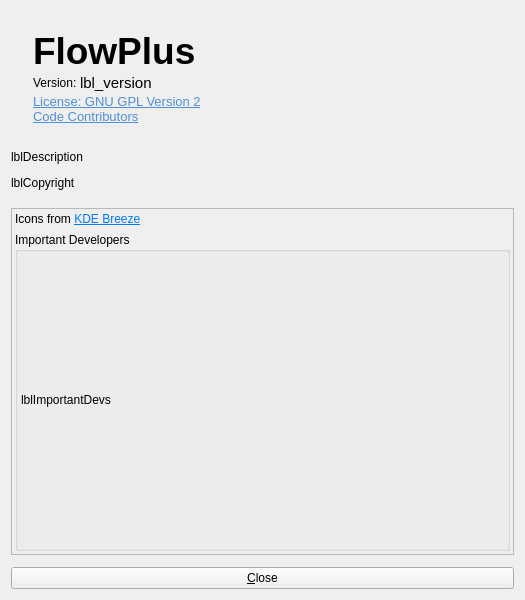
<?xml version="1.0" encoding="UTF-8"?>
<ui version="4.0">
 <class>AboutDialog</class>
 <widget class="QDialog" name="AboutDialog">
  <property name="windowModality">
   <enum>Qt::WindowModality::ApplicationModal</enum>
  </property>
  <property name="geometry">
   <rect>
    <x>0</x>
    <y>0</y>
    <width>525</width>
    <height>600</height>
   </rect>
  </property>
  <property name="sizePolicy">
   <sizepolicy hsizetype="Preferred" vsizetype="Preferred">
    <horstretch>0</horstretch>
    <verstretch>0</verstretch>
   </sizepolicy>
  </property>
  <property name="windowTitle">
   <string>About FlowPlus</string>
  </property>
  <property name="windowIcon">
   <iconset theme="help-about"/>
  </property>
  <property name="modal">
   <bool>true</bool>
  </property>
  <layout class="QVBoxLayout" name="verticalLayout">
   <property name="spacing">
    <number>12</number>
   </property>
   <item>
    <widget class="QWidget" name="frameLogo" native="true">
     <property name="sizePolicy">
      <sizepolicy hsizetype="Preferred" vsizetype="Fixed">
       <horstretch>0</horstretch>
       <verstretch>0</verstretch>
      </sizepolicy>
     </property>
     <layout class="QGridLayout" name="gridLayout">
      <property name="verticalSpacing">
       <number>0</number>
      </property>
      <item row="4" column="1">
       <widget class="QLabel" name="linkGpl">
        <property name="sizePolicy">
         <sizepolicy hsizetype="Preferred" vsizetype="Fixed">
          <horstretch>0</horstretch>
          <verstretch>0</verstretch>
         </sizepolicy>
        </property>
        <property name="text">
         <string>&lt;!DOCTYPE HTML PUBLIC &quot;-//W3C//DTD HTML 4.0//EN&quot; &quot;http://www.w3.org/TR/REC-html40/strict.dtd&quot;&gt;
&lt;html&gt;&lt;head&gt;&lt;meta name=&quot;qrichtext&quot; content=&quot;1&quot; /&gt;&lt;style type=&quot;text/css&quot;&gt;
p, li { white-space: pre-wrap; }
&lt;/style&gt;&lt;/head&gt;&lt;body style=&quot; font-family:'Ubuntu'; font-size:10pt; font-weight:400; font-style:normal;&quot;&gt;
&lt;p style=&quot; margin-top:0px; margin-bottom:0px; margin-left:0px; margin-right:0px; -qt-block-indent:0; text-indent:0px;&quot;&gt;&lt;a href=&quot;https://www.gnu.org/licenses/old-licenses/gpl-2.0.html&quot;&gt;&lt;span style=&quot; text-decoration: underline; color:#508ed8;&quot;&gt;License: GNU GPL Version 2&lt;/a&gt;&lt;/span&gt;&lt;/p&gt;&lt;/body&gt;&lt;/html&gt;</string>
        </property>
        <property name="openExternalLinks">
         <bool>true</bool>
        </property>
       </widget>
      </item>
      <item row="6" column="1">
       <spacer name="verticalSpacer">
        <property name="orientation">
         <enum>Qt::Orientation::Vertical</enum>
        </property>
        <property name="sizeHint" stdset="0">
         <size>
          <width>20</width>
          <height>5</height>
         </size>
        </property>
       </spacer>
      </item>
      <item row="0" column="1">
       <spacer name="verticalSpacer_3">
        <property name="orientation">
         <enum>Qt::Orientation::Vertical</enum>
        </property>
        <property name="sizeHint" stdset="0">
         <size>
          <width>20</width>
          <height>10</height>
         </size>
        </property>
       </spacer>
      </item>
      <item row="1" column="1">
       <widget class="QLabel" name="lblName">
        <property name="sizePolicy">
         <sizepolicy hsizetype="Preferred" vsizetype="Fixed">
          <horstretch>0</horstretch>
          <verstretch>0</verstretch>
         </sizepolicy>
        </property>
        <property name="font">
         <font>
          <pointsize>28</pointsize>
          <bold>true</bold>
         </font>
        </property>
        <property name="text">
         <string notr="true">FlowPlus</string>
        </property>
        <property name="scaledContents">
         <bool>false</bool>
        </property>
        <property name="alignment">
         <set>Qt::AlignmentFlag::AlignBottom|Qt::AlignmentFlag::AlignLeading|Qt::AlignmentFlag::AlignLeft</set>
        </property>
        <property name="indent">
         <number>0</number>
        </property>
        <property name="program_name" stdset="0">
         <bool>false</bool>
        </property>
       </widget>
      </item>
      <item row="0" column="0" rowspan="9">
       <widget class="QLabel" name="lblIcon">
        <property name="sizePolicy">
         <sizepolicy hsizetype="Preferred" vsizetype="Fixed">
          <horstretch>0</horstretch>
          <verstretch>0</verstretch>
         </sizepolicy>
        </property>
        <property name="autoFillBackground">
         <bool>false</bool>
        </property>
       </widget>
      </item>
      <item row="3" column="1">
       <widget class="QWidget" name="widget_2" native="true">
        <property name="sizePolicy">
         <sizepolicy hsizetype="Preferred" vsizetype="Fixed">
          <horstretch>0</horstretch>
          <verstretch>0</verstretch>
         </sizepolicy>
        </property>
        <layout class="QHBoxLayout" name="horizontalLayout">
         <property name="spacing">
          <number>0</number>
         </property>
         <property name="leftMargin">
          <number>0</number>
         </property>
         <property name="topMargin">
          <number>0</number>
         </property>
         <property name="rightMargin">
          <number>0</number>
         </property>
         <property name="bottomMargin">
          <number>0</number>
         </property>
         <item>
          <widget class="QLabel" name="label">
           <property name="sizePolicy">
            <sizepolicy hsizetype="Maximum" vsizetype="Fixed">
             <horstretch>0</horstretch>
             <verstretch>0</verstretch>
            </sizepolicy>
           </property>
           <property name="text">
            <string>Version: </string>
           </property>
           <property name="alignment">
            <set>Qt::AlignmentFlag::AlignLeading|Qt::AlignmentFlag::AlignLeft|Qt::AlignmentFlag::AlignVCenter</set>
           </property>
           <property name="indent">
            <number>0</number>
           </property>
          </widget>
         </item>
         <item>
          <widget class="QLabel" name="lblVersion">
           <property name="sizePolicy">
            <sizepolicy hsizetype="Maximum" vsizetype="Fixed">
             <horstretch>0</horstretch>
             <verstretch>0</verstretch>
            </sizepolicy>
           </property>
           <property name="font">
            <font>
             <pointsize>11</pointsize>
            </font>
           </property>
           <property name="text">
            <string notr="true">lbl_version</string>
           </property>
           <property name="alignment">
            <set>Qt::AlignmentFlag::AlignLeading|Qt::AlignmentFlag::AlignLeft|Qt::AlignmentFlag::AlignVCenter</set>
           </property>
           <property name="smaller_text" stdset="0">
            <bool>true</bool>
           </property>
          </widget>
         </item>
         <item>
          <widget class="QPushButton" name="btnCopyVersion">
           <property name="sizePolicy">
            <sizepolicy hsizetype="Fixed" vsizetype="Fixed">
             <horstretch>0</horstretch>
             <verstretch>0</verstretch>
            </sizepolicy>
           </property>
           <property name="maximumSize">
            <size>
             <width>32</width>
             <height>16777215</height>
            </size>
           </property>
           <property name="toolTip">
            <string>Copy version info</string>
           </property>
           <property name="icon">
            <iconset>
             <normaloff>:/icons/64x64/copy-dark.png</normaloff>:/icons/64x64/copy-dark.png</iconset>
           </property>
           <property name="flat">
            <bool>true</bool>
           </property>
          </widget>
         </item>
         <item>
          <spacer name="horizontalSpacer">
           <property name="sizePolicy">
            <sizepolicy hsizetype="Minimum" vsizetype="Minimum">
             <horstretch>0</horstretch>
             <verstretch>0</verstretch>
            </sizepolicy>
           </property>
           <property name="orientation">
            <enum>Qt::Orientation::Horizontal</enum>
           </property>
           <property name="sizeHint" stdset="0">
            <size>
             <width>40</width>
             <height>10</height>
            </size>
           </property>
          </spacer>
         </item>
        </layout>
       </widget>
      </item>
      <item row="5" column="1">
       <widget class="QLabel" name="linkContributors">
        <property name="sizePolicy">
         <sizepolicy hsizetype="Preferred" vsizetype="Fixed">
          <horstretch>0</horstretch>
          <verstretch>0</verstretch>
         </sizepolicy>
        </property>
        <property name="text">
         <string>&lt;!DOCTYPE HTML PUBLIC &quot;-//W3C//DTD HTML 4.0//EN&quot; &quot;http://www.w3.org/TR/REC-html40/strict.dtd&quot;&gt;
&lt;html&gt;&lt;head&gt;&lt;meta name=&quot;qrichtext&quot; content=&quot;1&quot; /&gt;&lt;style type=&quot;text/css&quot;&gt;
p, li { white-space: pre-wrap; }
&lt;/style&gt;&lt;/head&gt;&lt;body style=&quot; font-family:'Ubuntu'; font-size:10pt; font-weight:400; font-style:normal;&quot;&gt;
&lt;p style=&quot; margin-top:0px; margin-bottom:0px; margin-left:0px; margin-right:0px; -qt-block-indent:0; text-indent:0px;&quot;&gt;&lt;a href=&quot;https://github.com/deskflow/deskflow/graphs/contributors&quot;&gt;&lt;span style=&quot; text-decoration: underline; color:#508ed8;&quot;&gt;Code Contributors&lt;/span&gt;&lt;/a&gt;&lt;/p&gt;&lt;/body&gt;&lt;/html&gt;</string>
        </property>
        <property name="openExternalLinks">
         <bool>true</bool>
        </property>
       </widget>
      </item>
     </layout>
    </widget>
   </item>
   <item>
    <widget class="QLabel" name="lblDescription">
     <property name="sizePolicy">
      <sizepolicy hsizetype="Preferred" vsizetype="Fixed">
       <horstretch>0</horstretch>
       <verstretch>0</verstretch>
      </sizepolicy>
     </property>
     <property name="text">
      <string notr="true">lblDescription</string>
     </property>
     <property name="alignment">
      <set>Qt::AlignmentFlag::AlignLeading|Qt::AlignmentFlag::AlignLeft|Qt::AlignmentFlag::AlignTop</set>
     </property>
    </widget>
   </item>
   <item>
    <widget class="QLabel" name="lblCopyright">
     <property name="sizePolicy">
      <sizepolicy hsizetype="Preferred" vsizetype="Fixed">
       <horstretch>0</horstretch>
       <verstretch>0</verstretch>
      </sizepolicy>
     </property>
     <property name="text">
      <string notr="true">lblCopyright</string>
     </property>
    </widget>
   </item>
   <item>
    <spacer name="verticalSpacer_2">
     <property name="orientation">
      <enum>Qt::Orientation::Vertical</enum>
     </property>
     <property name="sizeType">
      <enum>QSizePolicy::Policy::Fixed</enum>
     </property>
     <property name="sizeHint" stdset="0">
      <size>
       <width>20</width>
       <height>6</height>
      </size>
     </property>
    </spacer>
   </item>
   <item>
    <widget class="QScrollArea" name="scrollArea">
     <property name="sizePolicy">
      <sizepolicy hsizetype="Preferred" vsizetype="Preferred">
       <horstretch>0</horstretch>
       <verstretch>0</verstretch>
      </sizepolicy>
     </property>
     <property name="sizeAdjustPolicy">
      <enum>QAbstractScrollArea::SizeAdjustPolicy::AdjustIgnored</enum>
     </property>
     <property name="widgetResizable">
      <bool>true</bool>
     </property>
     <widget class="QWidget" name="scrollAreaWidgetContents">
      <property name="geometry">
       <rect>
        <x>0</x>
        <y>0</y>
        <width>505</width>
        <height>294</height>
       </rect>
      </property>
      <property name="sizePolicy">
       <sizepolicy hsizetype="Preferred" vsizetype="Preferred">
        <horstretch>0</horstretch>
        <verstretch>0</verstretch>
       </sizepolicy>
      </property>
      <layout class="QVBoxLayout" name="verticalLayout_4">
       <property name="spacing">
        <number>6</number>
       </property>
       <property name="leftMargin">
        <number>3</number>
       </property>
       <property name="topMargin">
        <number>3</number>
       </property>
       <property name="rightMargin">
        <number>3</number>
       </property>
       <property name="bottomMargin">
        <number>3</number>
       </property>
       <item>
        <widget class="QLabel" name="label_2">
         <property name="sizePolicy">
          <sizepolicy hsizetype="Preferred" vsizetype="Maximum">
           <horstretch>0</horstretch>
           <verstretch>0</verstretch>
          </sizepolicy>
         </property>
         <property name="text">
          <string>&lt;html&gt;&lt;head/&gt;&lt;body&gt;&lt;p&gt;Icons from &lt;a href=&quot;https://develop.kde.org/frameworks/breeze-icons/&quot;&gt;&lt;span style=&quot; text-decoration: underline; color:#007af4;&quot;&gt;KDE Breeze&lt;/span&gt;&lt;/a&gt;&lt;/p&gt;&lt;/body&gt;&lt;/html&gt;</string>
         </property>
         <property name="openExternalLinks">
          <bool>true</bool>
         </property>
        </widget>
       </item>
       <item>
        <widget class="QGroupBox" name="groupBox">
         <property name="sizePolicy">
          <sizepolicy hsizetype="Preferred" vsizetype="Expanding">
           <horstretch>0</horstretch>
           <verstretch>0</verstretch>
          </sizepolicy>
         </property>
         <property name="title">
          <string>Important Developers</string>
         </property>
         <layout class="QVBoxLayout" name="verticalLayout_2">
          <property name="spacing">
           <number>0</number>
          </property>
          <property name="leftMargin">
           <number>3</number>
          </property>
          <property name="topMargin">
           <number>3</number>
          </property>
          <property name="rightMargin">
           <number>3</number>
          </property>
          <property name="bottomMargin">
           <number>3</number>
          </property>
          <item>
           <widget class="QLabel" name="lblImportantDevs">
            <property name="sizePolicy">
             <sizepolicy hsizetype="Preferred" vsizetype="Preferred">
              <horstretch>0</horstretch>
              <verstretch>0</verstretch>
             </sizepolicy>
            </property>
            <property name="frameShape">
             <enum>QFrame::Shape::NoFrame</enum>
            </property>
            <property name="text">
             <string notr="true">lblImportantDevs</string>
            </property>
            <property name="wordWrap">
             <bool>true</bool>
            </property>
           </widget>
          </item>
         </layout>
        </widget>
       </item>
      </layout>
     </widget>
    </widget>
   </item>
   <item>
    <widget class="QPushButton" name="btnOk">
     <property name="text">
      <string>&amp;Close</string>
     </property>
     <property name="icon">
      <iconset theme="window-close"/>
     </property>
    </widget>
   </item>
  </layout>
 </widget>
 <resources/>
 <connections/>
</ui>
